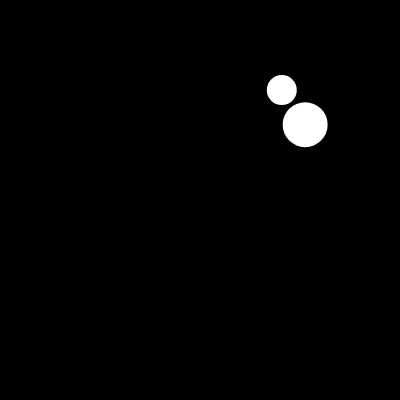
Frame 1 (no input)
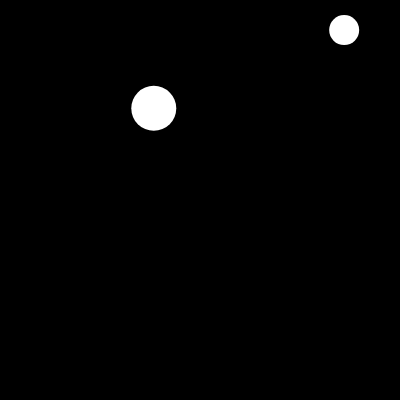
Frame 60 (no input)
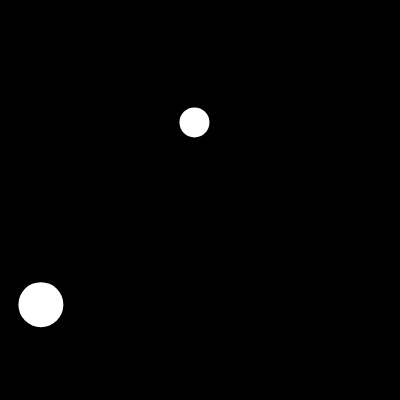
Frame 120 (the mouse pressed at the canvas centre since frame 60)

The p5.js sketch that drew these frames (run headless with seeded random() and noise() and a simulated clock; from frame 60 on, the mouse is pressed at the canvas centre):

// p5.js sketch
// ── sketch.js
let ball1;
let ball2;

function setup() {
	createCanvas(400, 400);
	ball1 = new Ball(30);
	ball2 = new Ball(45);
}

function draw() {
	background(0);
	noStroke();
	ball1.move();
	ball1.display();
	ball2.move();
	ball2.display();
}

class Ball {
	constructor(r, x, y) {
		this.r = r;
		this.x = random(this.r/2, width - this.r/2);
		this.y = random(this.r/2, height - this.r/2);
		this.xspeed = random(-5, 5);
		this.yspeed = random(-5, 5);
	}

	display() {
		fill(255);
		ellipse(this.x, this.y, this.r);
	}

	move() {
		this.x += this.xspeed;
		this.y += this.yspeed;

		if ((this.x + this.r/2 >= width) || 
			(this.x <= this.r/2)) {
			this.xspeed *= -1;
		} 
		if ((this.y + this.r/2 >= height) || 
			(this.y <= this.r/2)) {
			this.yspeed *= -1;
		}
	}
}
